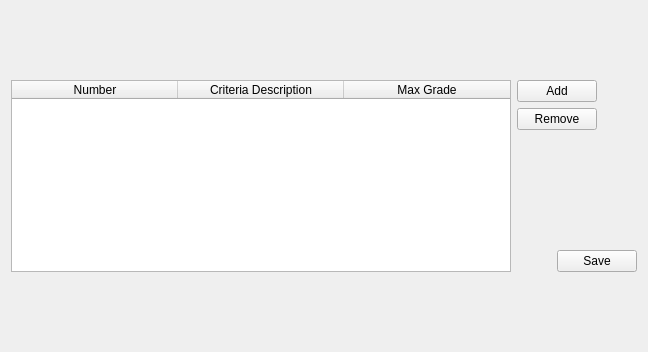
        <widget class="QWidget" name="CreateRubric">
         <layout class="QVBoxLayout" name="verticalLayout_45">
          <item>
           <spacer name="verticalSpacer_33">
            <property name="orientation">
             <enum>Qt::Vertical</enum>
            </property>
            <property name="sizeHint" stdset="0">
             <size>
              <width>20</width>
              <height>69</height>
             </size>
            </property>
           </spacer>
          </item>
          <item>
           <layout class="QHBoxLayout" name="horizontalLayout_65">
            <item>
             <widget class="QTableWidget" name="rubricTable">
              <property name="minimumSize">
               <size>
                <width>500</width>
                <height>0</height>
               </size>
              </property>
              <property name="editTriggers">
               <set>QAbstractItemView::AnyKeyPressed|QAbstractItemView::DoubleClicked</set>
              </property>
              <attribute name="horizontalHeaderDefaultSectionSize">
               <number>166</number>
              </attribute>
              <column>
               <property name="text">
                <string>Number</string>
               </property>
              </column>
              <column>
               <property name="text">
                <string>Criteria Description</string>
               </property>
              </column>
              <column>
               <property name="text">
                <string>Max Grade</string>
               </property>
              </column>
             </widget>
            </item>
            <item>
             <layout class="QVBoxLayout" name="verticalLayout_49">
              <item>
               <layout class="QHBoxLayout" name="horizontalLayout_63">
                <item>
                 <layout class="QVBoxLayout" name="verticalLayout_8">
                  <item>
                   <widget class="QPushButton" name="AddCriteriaButton">
                    <property name="text">
                     <string>Add</string>
                    </property>
                   </widget>
                  </item>
                  <item>
                   <widget class="QPushButton" name="RemoveCriteriaButton">
                    <property name="text">
                     <string>Remove</string>
                    </property>
                   </widget>
                  </item>
                 </layout>
                </item>
                <item>
                 <spacer name="horizontalSpacer_41">
                  <property name="orientation">
                   <enum>Qt::Horizontal</enum>
                  </property>
                  <property name="sizeHint" stdset="0">
                   <size>
                    <width>40</width>
                    <height>20</height>
                   </size>
                  </property>
                 </spacer>
                </item>
               </layout>
              </item>
              <item>
               <spacer name="verticalSpacer_6">
                <property name="orientation">
                 <enum>Qt::Vertical</enum>
                </property>
                <property name="sizeHint" stdset="0">
                 <size>
                  <width>20</width>
                  <height>40</height>
                 </size>
                </property>
               </spacer>
              </item>
              <item>
               <layout class="QHBoxLayout" name="horizontalLayout_64">
                <item>
                 <spacer name="horizontalSpacer_42">
                  <property name="orientation">
                   <enum>Qt::Horizontal</enum>
                  </property>
                  <property name="sizeHint" stdset="0">
                   <size>
                    <width>40</width>
                    <height>20</height>
                   </size>
                  </property>
                 </spacer>
                </item>
                <item>
                 <widget class="QPushButton" name="SaveRubricButton">
                  <property name="text">
                   <string>Save</string>
                  </property>
                 </widget>
                </item>
               </layout>
              </item>
             </layout>
            </item>
           </layout>
          </item>
          <item>
           <spacer name="verticalSpacer_3">
            <property name="orientation">
             <enum>Qt::Vertical</enum>
            </property>
            <property name="sizeHint" stdset="0">
             <size>
              <width>20</width>
              <height>69</height>
             </size>
            </property>
           </spacer>
          </item>
         </layout>
        </widget>
